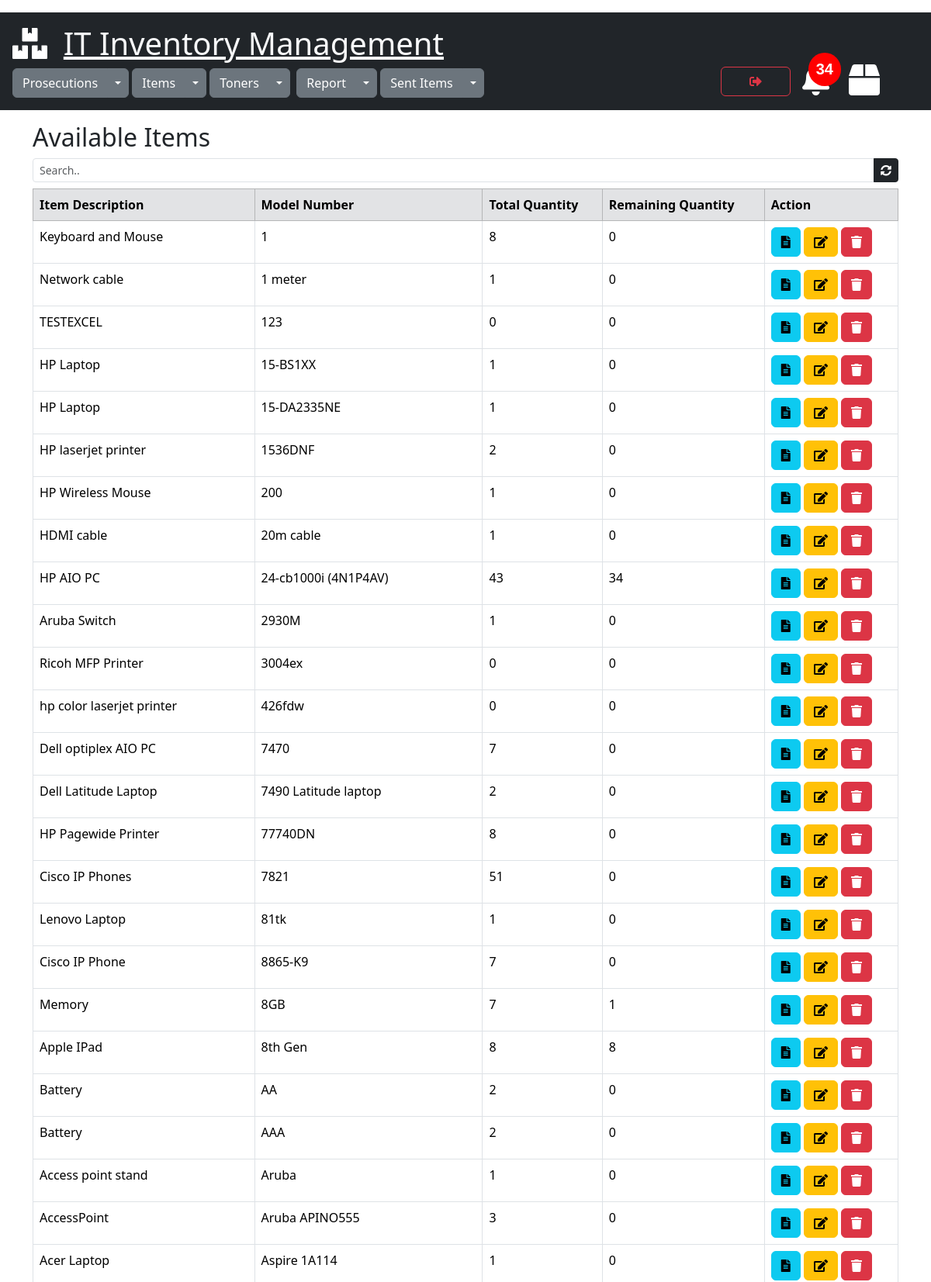
Page /items/view_items/ (signed in, upper part) on the committed database.
### items/models.py (models this page shows)
class Items(models.Model):
    model_no = models.CharField(max_length=300, null=True)
    description = models.CharField(max_length=500, null=True)
    total_qty = models.PositiveIntegerField(default=0, null=True)
    remaining_qty = models.PositiveIntegerField(default=0, null=True)
    created = models.DateTimeField(default=timezone.now)

### items/views.py (the view)
# urls.py: path('view_items/', views.view_items, name='view_items'),
@cache_control(no_cache=True, must_revalidate=True,no_store=True)
@login_required(login_url="login")
def view_items(request):
    itemdetails = ItemDetails.objects.all()
    calc_remaining_qty()
    items = Items.objects.all().order_by('model_no')
    data_calc_cart_total = calc_cart_total(request)
    cart_total = data_calc_cart_total['cart_total']
    data_calc_toner_stock_alert = calc_toner_stock_alert(request)
    toner_stock_alert = data_calc_toner_stock_alert['toner_stock_alert_count']
    toner_under_fifteen = data_calc_toner_stock_alert['tonerstock']
    context={"total":cart_total,"items":items,"toner_stock_alert":toner_stock_alert,"toner_under_fifteen":toner_under_fifteen}
    return render(request, 'view_items.html', context)

### items/views.py (called while the page is built)
def calc_remaining_qty():
    filters = Q(itemdetails__status="In-Stock")
    for item in Items.objects.all().annotate(itemdetails_count=Count('itemdetails', filters)):
        item.remaining_qty = item.itemdetails_count
        item.save(update_fields=['remaining_qty'])

### sent_items/utils.py (called while the page is built)
def get_total_cart_items(cart):
    cartitem = cart.cartitem_set.filter(selected=False, dispatched=False)
    total = cartitem.count()
    return total

def calc_cart_total(request):
    customer, created = Customer.objects.get_or_create(user=request.user)
    cart, created = Cart.objects.get_or_create(customer=customer, complete=False)
    items_in_cart = cart.cartitem_set.filter(selected=False, dispatched=False)
    cart_total = get_total_cart_items(cart)
    return {'cart_total':cart_total,'user_cart':cart,'items_in_cart':items_in_cart}

### toners/utils.py (called while the page is built)
def calc_toner_stock_alert(request):
    tonerstock=Toners.objects.filter(remaining_qty__lte=15)
    toner_stock_alert_count=tonerstock.count()
    return {"toner_stock_alert_count":toner_stock_alert_count,"tonerstock":tonerstock }

### items/templates/view_items.html (shortened to what this page needs)
{% extends 'mainpage.html' %}
{% load static %}
{% block content %}
<div class="container" >
    <h2>Available Items</h2>
    <div class="input-group input-group-sm mb-2">
        <input class="form-control" id="search" type="text" placeholder="Search.." >
        <a href="{% url 'view_items' %}" class="btn btn-dark btn-sm"><i class="fas fa-sync-alt"></i></a>
    </div>
    <div class="table-responsive">
        <table class="table table-bordered" id="myTable">
            <thead class="table-secondary">
            <tr id="chk-th">
                <th>Item Description</th>
                <th>Model Number</th>
                <th>Total Quantity</th>
                <th>Remaining Quantity</th>
                <th>Action</th>
            </tr>
            </thead>
            <tbody>
            {% for item in items %}
            <tr>
                <td>{{item.description}}</td>
                <td>{{item.model_no}}</td>
                <td>{{item.total_qty}}</td>
                <td>{{item.remaining_qty}}</td>
                <td><a href="{% url 'view_items_details' item.id %}" class="btn btn-info " data-bs-toggle="tooltip" data-bs-placement="bottom" title="Details"><i class="fas fa-file-alt"></i></a>
                    <a href="{% url 'edit_items_form' item.id %}" class="btn btn-warning " data-bs-toggle="tooltip" data-bs-placement="bottom" title="Edit"><i class="fas fa-edit"></i></a>
                    <a class="btn btn-danger" data-bs-toggle="modal" data-bs-target="#delete-modal{{ item.pk }}" data-bs-toggle="tooltip" data-bs-placement="bottom" title="Delete"><i class="fas fa-trash"></i></a></td>
            </tr>
            {% endfor %}
            </tbody>
        </table>
</div>
</div>
{% endblock %}

### rows in the picture
Items: description "Keyboard and Mouse", model_no "1", total_qty "8", remaining_qty "0"
Items: description "Network cable", model_no "1 meter", total_qty "1", remaining_qty "0"
Items: description "TESTEXCEL", model_no "123", total_qty "0", remaining_qty "0"
Items: description "HP Laptop", model_no "15-BS1XX", total_qty "1", remaining_qty "0"
Items: description "HP Laptop", model_no "15-DA2335NE", total_qty "1", remaining_qty "0"
Items: description "HP laserjet printer", model_no "1536DNF", total_qty "2", remaining_qty "0"
Items: description "HP Wireless Mouse", model_no "200", total_qty "1", remaining_qty "0"
Items: description "HDMI cable", model_no "20m cable", total_qty "1", remaining_qty "0"
Items: description "HP AIO PC", model_no "24-cb1000i (4N1P4AV)", total_qty "43", remaining_qty "34"
Items: description "Aruba Switch", model_no "2930M", total_qty "1", remaining_qty "0"
Items: description "Ricoh MFP Printer", model_no "3004ex", total_qty "0", remaining_qty "0"
Items: description "hp color laserjet printer", model_no "426fdw", total_qty "0", remaining_qty "0"
Items: description "Dell optiplex AIO PC", model_no "7470", total_qty "7", remaining_qty "0"
Items: description "Dell Latitude Laptop", model_no "7490 Latitude laptop", total_qty "2", remaining_qty "0"
Items: description "HP Pagewide Printer", model_no "77740DN", total_qty "8", remaining_qty "0"
Items: description "Cisco IP Phones", model_no "7821", total_qty "51", remaining_qty "0"
Items: description "Lenovo Laptop", model_no "81tk", total_qty "1", remaining_qty "0"
Items: description "Cisco IP Phone", model_no "8865-K9", total_qty "7", remaining_qty "0"
Items: description "Memory", model_no "8GB", total_qty "7", remaining_qty "1"
Items: description "Apple IPad", model_no "8th Gen", total_qty "8", remaining_qty "8"
Items: description "Battery", model_no "AA", total_qty "2", remaining_qty "0"
Items: description "Battery", model_no "AAA", total_qty "2", remaining_qty "0"
Items: description "Access point stand", model_no "Aruba", total_qty "1", remaining_qty "0"
Items: description "AccessPoint", model_no "Aruba APINO555", total_qty "3", remaining_qty "0"
Items: description "Acer Laptop", model_no "Aspire 1A114", total_qty "1", remaining_qty "0"
